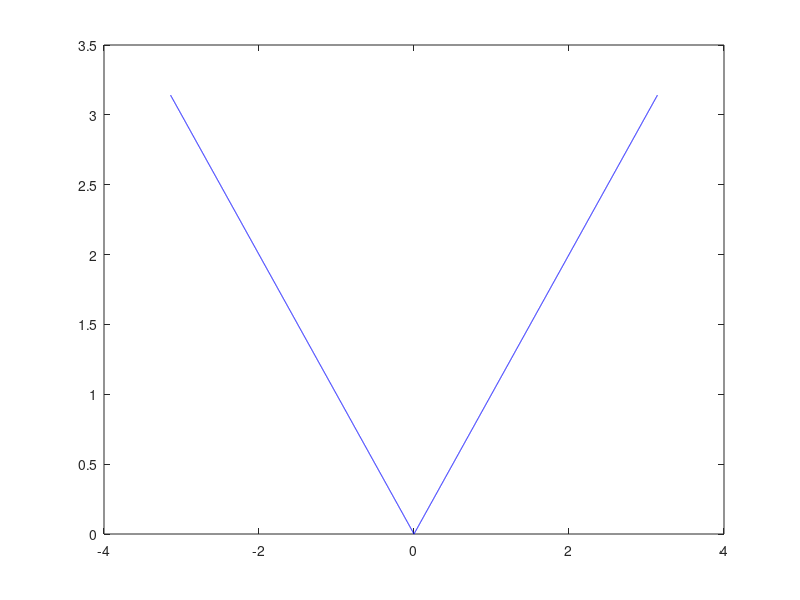

Recreate this plot in MATLAB. (Note: this script raises an error after producing the figure.)
clc;

t = (-pi:0.001:pi);
of = abs(t);

plot(t,of,'b');
hold on

v = VideoWriter('peaks.avi');
open(v);

for N = 1:0.2:25 
    l = length(t);
    tf = zeros(1,l);

    for i = 1:length(t)
        for n = 1:N
            sum = (2*((-1)^n-1)/(n^2*pi))*cos(n*t(i));
            tf(i) = tf(i) + sum;
        end
        tf(i) = tf(i) + (pi/2);
    end

    h = plot(t,tf,'r--');
    grid on
    axis([-4 4 -0.2 3.5])
    title('trigonometric Fourier series')
    xlabel('t')
    ylabel('x(t)')
    count = num2str(N);
    c = text(3,1,{'N=', count},'FontSize',14);
	legend('Origin Signal', 'Fourier series','Location','southeast')
    
    F = getframe(gca);
    writeVideo(v,F);
    if N < 25
        delete(h)
        delete(c)
    end
end

close(v);